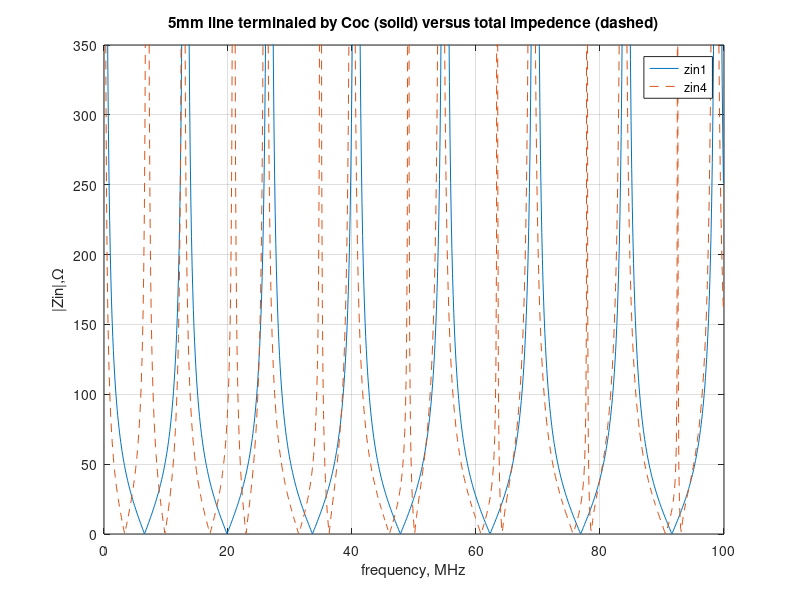

Source code (MATLAB):
%  Solutions of <RF circuit design: Theory and Application>

%  Example P5.14

clc;
close all;

z0 = 50;
Coc = 0.1*1e-12;
Cs = 0.05*1e-12;
l = 0.005;
vp = 1.5*1e8;

f = 10*1e6: 100*1e9/1000 :100*1e9;
zl = -1i./(2*pi*f*Coc);
beta = 2*pi*f/vp;
zin1 = z0*(zl+1i*z0.*tan(beta*l))./(z0+1i*zl.*tan(beta*l));
zin2 = 1./(1./zin1+1i*2*pi*f*Cs);
zin3 = 1./(1./zin2+1i*2*pi*f*Coc);
zin4 = z0*(zin3+1i*z0.*tan(beta*l))./(z0+1i*zin3.*tan(beta*l));

fig = figure;
plot(f/1e9, abs(zin1)); axis([0 100 0 350]); grid on; hold on;
plot(f/1e9, abs(zin4), '--'); axis([0 100 0 350]); 
title('5mm line terminaled by Coc (solid) versus total impedence (dashed)');
xlabel('frequency, MHz'); ylabel('|Zin|,\Omega'); legend('zin1','zin4');

frame = getframe(fig);
img = frame2im(frame);
imwrite(img, 'P5_14.png');
